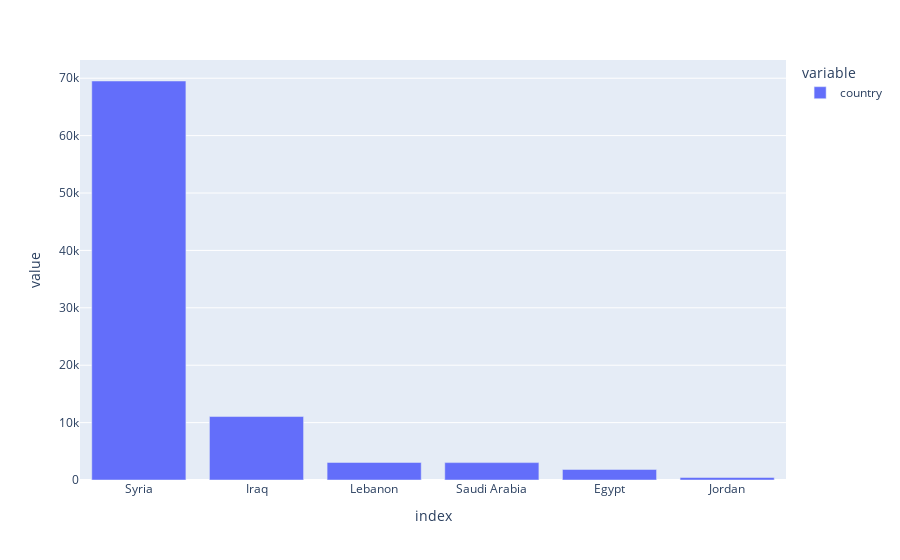

Write notebook code for a chart like this one.
### Code cell
country_events['country'].value_counts().plot.bar()

### Figure 1 — Plotly figure (JSON) as saved in the notebook; plotly's stock layout.template omitted (floating-point values rounded to 4 significant figures)
{"data": [{"alignmentgroup": "True", "hovertemplate": "variable=country<br>index=%{x}<br>value=%{y}<extra></extra>", "legendgroup": "country", "marker": {"color": "#636efa"}, "name": "country", "offsetgroup": "country", "orientation": "v", "showlegend": true, "textposition": "auto", "type": "bar", "x": ["Syria", "Iraq", "Lebanon", "Saudi Arabia", "Egypt", "Jordan"], "xaxis": "x", "y": [69516, 11056, 3057, 3029, 1838, 431], "yaxis": "y"}], "layout": {"barmode": "relative", "legend": {"title": {"text": "variable"}, "tracegroupgap": 0}, "margin": {"t": 60}, "xaxis": {"anchor": "y", "domain": [0, 1], "title": {"text": "index"}}, "yaxis": {"anchor": "x", "domain": [0, 1], "title": {"text": "value"}}}}
